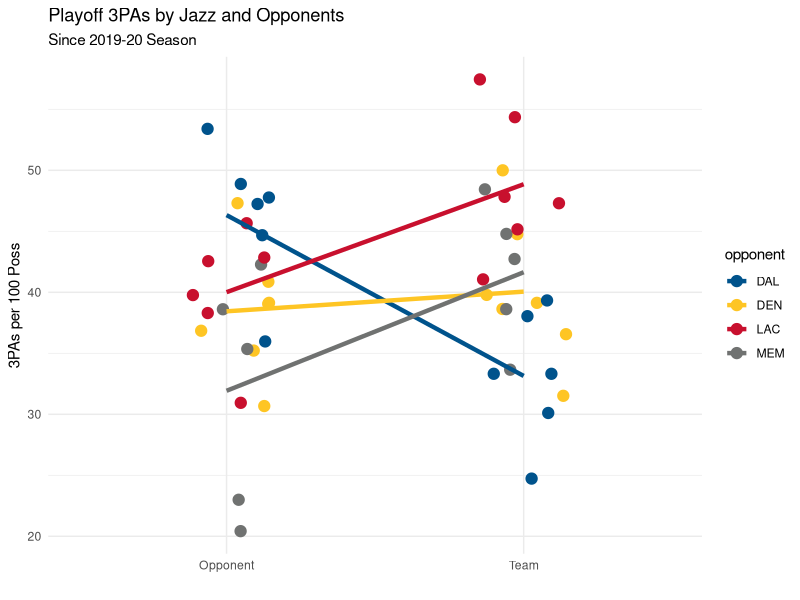

Generate this figure with R:
#########################
# Dot Distribution Plot #
# Using {ggplot2}       #
# Adam Bushman          #
#########################


library('ggplot2')
library('dplyr')

data = data.frame(
  opponent = rep(c(rep("DEN", 7), rep("MEM", 5), rep("LAC", 6), rep("DAL", 6)), 2), 
  type = c(rep("Opponent",24), rep("Team", 24)), 
  fga3 = c(
    ofga3 = c(39.05, 30.68, 40.86, 47.31, 36.84, 39.13, 35.23, 20.41, 23, 42.27, 35.35, 38.61, 45.65, 30.93, 38.3, 39.78, 42.55, 42.86, 35.96, 53.41, 44.68, 48.89, 47.25, 47.78), 
    tfga3 = c(44.76, 50, 39.78, 31.52, 36.56, 39.13, 38.64, 48.45, 38.61, 44.79, 33.66, 42.72, 54.35, 41.05, 47.31, 45.16, 57.45, 47.83, 24.72, 33.33, 30.11, 39.33, 33.33, 38.04)
  )
)



p = c("#00538C", "#FEC524", "#C8102E", "#707271")

ggplot(data = data, aes(type, fga3)) +
  geom_jitter(size = 3.5, width = 0.15) +
  stat_summary(fun = mean, geom = "line", aes(group = opponent), size = 1.5) +
  scale_color_manual(values = p) +
  aes(color = opponent) +
  ggtitle("Playoff 3PAs by Jazz and Opponents", "Since 2019-20 Season") +
  ylab("3PAs per 100 Poss") +
  xlab("") +
  theme_minimal()
